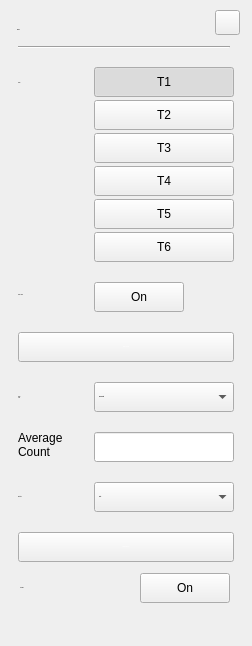
<?xml version="1.0" encoding="UTF-8"?>
<ui version="4.0">
 <class>SA_Dialog_TraceSetup</class>
 <widget class="QWidget" name="SA_Dialog_TraceSetup">
  <property name="geometry">
   <rect>
    <x>0</x>
    <y>0</y>
    <width>252</width>
    <height>646</height>
   </rect>
  </property>
  <property name="windowTitle">
   <string>Form</string>
  </property>
  <property name="styleSheet">
   <string notr="true">#pb_T1,
#pb_T2,
#pb_T3,
#pb_T4,
#pb_T5,
#pb_T6
{
	font:75 13px &quot;Arial&quot;;
	font-weight:bold;
	text-align:left;
	padding-left:10px;
	color:rgb(131, 131, 131);
	border-style:flat;
}
#pb_T1:checked,
#pb_T2:checked,
#pb_T3:checked,
#pb_T4:checked,
#pb_T5:checked,
#pb_T6:checked
{
	color:rgb(87, 87, 87);
}
#widget
{
	background-color:rgba(211,211,211,0.9);
}
#widget&gt;QLabel
{
	font: 75 13px &quot;Arial&quot;;
	color:rgba(46,46,46,1);
}
#widget&gt;#lblTitle
{
	font: 75 20px &quot;Arial&quot;;
	color:rgba(46,46,46,1);
	line-height:23px;
	font-weight:bold;
}
#pb_cancel
{
border-style:flat;
background-color:rgba(0,0,0,0);
background-image: url(:/sa/image/btn_close_normal.png);
}
#pb_cancel:pressed
{
background-image: url(:/sa/image/btn_close_click.png);
}

#line
{
	background-color:rgba(46,46,46,1);
}
QComboBox
{
	font: 75 13px &quot;Arial&quot;;
	font-weight:bold;
	color:rgba(162, 115, 0, 1);
	padding:8px 23px 7px 7px;
	combobox-popup: 0;
	border-style:flat;
	background-image: url(:/sa/image/dropdown_normal.png);
}
QComboBox:focus
{
	background-image: url(:/sa/image/dropdown_click.png);
	
}

QComboBox::drop-down {
width:5px;	
border-style:flat;
}


QComboBox QAbstractItemView{
   font: 75 14px &quot;Arial&quot;;
	color:rgba(0, 0, 0, 1);
	background:rgba(255,255,255,1);
 	outline:0px;
	border-style:solid;
	border-color:rgba(151, 151, 151, 1);
	border-width:1px;
}
QAbstractItemView::item{
	padding-left:8px;
	width:140px;
	height:32px;
	border-style:flat;
}

QComboBox QAbstractItemView::item:selected
{
 	color:rgba(240, 179, 29, 1); 
}

#pb_toggle,
#pb_toggle_Ave
{
	background-color:rgba(0,0,0,0);
	font: 75 13px &quot;Arial&quot;;
	font-weight:bold;
	padding:7px 17px 6px 36px;
	color:rgba(123, 123, 123, 1);
	border-image: url(:/sa/image/toggle_off.png);
}
#pb_toggle:checked,
#pb_toggle_Ave:checked
{
	padding:7px 44px 6px 25px;
	color:rgba(87, 87, 87, 1);
	border-image: url(:/sa/image/toggle_on.png);
}
SA_LineEdit
{
	color:rgba(162, 115, 0,1);
	padding:8px 8px 7px 7px ;
	font: 75 13px &quot;Arial&quot;;
	font-weight:bold;
}
SA_LineEdit:disable
{
	color:rgba(133,133,133,0.6);
}
SA_LineEdit:focus
{
	outline: none;
	border:2px solid rgba(162,115,0,1);
}
#pb_traceAllOn,
#pb_clearall
{	
	font: 75 13px &quot;Arial&quot;;
	color:rgb(255,255,255);
	border-style:flat;
	background-image: url(:/sa/image/btn_w216_nor.png);
}
#pb_traceAllOn:pressed,
#pb_clearall:pressed
{	
	
	background-image: url(:/sa/image/btn_w216_click.png);
}

/*******************indoor**********************/
#SA_Dialog_TraceSetup[status = &quot;indoor&quot;]  #pb_T1,
#SA_Dialog_TraceSetup[status = &quot;indoor&quot;]  #pb_T2,
#SA_Dialog_TraceSetup[status = &quot;indoor&quot;]  #pb_T3,
#SA_Dialog_TraceSetup[status = &quot;indoor&quot;]  #pb_T4,
#SA_Dialog_TraceSetup[status = &quot;indoor&quot;]  #pb_T5,
#SA_Dialog_TraceSetup[status = &quot;indoor&quot;]  #pb_T6
{
	color:rgb(131, 131, 131);
	background-image: url(:/sa/image/btn_mkr_nor.png);
}

#SA_Dialog_TraceSetup[status = &quot;indoor&quot;]  #pb_T1:checked,
#SA_Dialog_TraceSetup[status = &quot;indoor&quot;]  #pb_T2:checked,
#SA_Dialog_TraceSetup[status = &quot;indoor&quot;]  #pb_T3:checked,
#SA_Dialog_TraceSetup[status = &quot;indoor&quot;]  #pb_T4:checked,
#SA_Dialog_TraceSetup[status = &quot;indoor&quot;]  #pb_T5:checked,
#SA_Dialog_TraceSetup[status = &quot;indoor&quot;]  #pb_T6:checked
{
	color:rgb(87, 87, 87);
	background-image: url(:/sa/image/btn_mkr_click.png);
}
#SA_Dialog_TraceSetup[status = &quot;indoor&quot;]  #widget
{
	background-color:rgba(211,211,211,0.9);
}
#SA_Dialog_TraceSetup[status = &quot;indoor&quot;]  #widget&gt;QLabel
{
	color:rgba(46,46,46,1);
}
#SA_Dialog_TraceSetup[status = &quot;indoor&quot;]  #widget&gt;#lblTitle
{
	color:rgba(46,46,46,1);
}
#SA_Dialog_TraceSetup[status = &quot;indoor&quot;]  #pb_cancel
{
	background-color:rgba(0,0,0,0);
	background-image: url(:/sa/image/btn_close_normal.png);
}
#SA_Dialog_TraceSetup[status = &quot;indoor&quot;]  #pb_cancel:pressed
{
	background-image: url(:/sa/image/btn_close_click.png);
}

#SA_Dialog_TraceSetup[status = &quot;indoor&quot;]  #line
{
	background-color:rgba(46,46,46,1);
}
#SA_Dialog_TraceSetup[status = &quot;indoor&quot;]  QComboBox
{
	color:rgba(162, 115, 0, 1);
	background-image: url(:/sa/image/dropdown_normal.png);
}
#SA_Dialog_TraceSetup[status = &quot;indoor&quot;]  QComboBox:focus
{
	background-image: url(:/sa/image/dropdown_click.png);
}

#SA_Dialog_TraceSetup[status = &quot;indoor&quot;]  QComboBox QAbstractItemView
{
	color:rgba(0, 0, 0, 1);
	background:rgba(255,255,255,1);
	border-color:rgba(151, 151, 151, 1);
}

#SA_Dialog_TraceSetup[status = &quot;indoor&quot;]  QComboBox QAbstractItemView::item:selected
{
 	color:rgba(240, 179, 29, 1); 
}

#SA_Dialog_TraceSetup[status = &quot;indoor&quot;]  #pb_toggle,
#SA_Dialog_TraceSetup[status = &quot;indoor&quot;]  #pb_toggle_Ave
{
	background-color:rgba(0,0,0,0);
	color:rgba(123, 123, 123, 1);
	border-image: url(:/sa/image/toggle_off.png);
}

#SA_Dialog_TraceSetup[status = &quot;indoor&quot;]  #pb_toggle:checked,
#SA_Dialog_TraceSetup[status = &quot;indoor&quot;]  #pb_toggle_Ave:checked
{
	color:rgba(87, 87, 87, 1);
	border-image: url(:/sa/image/toggle_on.png);
}

#SA_Dialog_TraceSetup[status = &quot;indoor&quot;]  SA_LineEdit
{
	color:rgba(162, 115, 0,1);
}
#SA_Dialog_TraceSetup[status = &quot;indoor&quot;]  SA_LineEdit:disable
{
	color:rgba(133,133,133,0.6);
}
#SA_Dialog_TraceSetup[status = &quot;indoor&quot;]  SA_LineEdit:focus
{
	border:2px solid rgba(162,115,0,1);
}
#SA_Dialog_TraceSetup[status = &quot;indoor&quot;]  #pb_traceAllOn,
#SA_Dialog_TraceSetup[status = &quot;indoor&quot;]  #pb_clearall
{	
	color:rgb(255,255,255);
	background-image: url(:/sa/image/btn_w216_nor.png);
}

#SA_Dialog_TraceSetup[status = &quot;indoor&quot;]  #pb_traceAllOn:pressed,
#SA_Dialog_TraceSetup[status = &quot;indoor&quot;]  #pb_clearall:pressed
{	
	
	background-image: url(:/sa/image/btn_w216_click.png);
}

/*******************outdoor**********************/
#SA_Dialog_TraceSetup[status = &quot;outdoor&quot;]  #pb_T1,
#SA_Dialog_TraceSetup[status = &quot;outdoor&quot;]  #pb_T2,
#SA_Dialog_TraceSetup[status = &quot;outdoor&quot;]  #pb_T3,
#SA_Dialog_TraceSetup[status = &quot;outdoor&quot;]  #pb_T4,
#SA_Dialog_TraceSetup[status = &quot;outdoor&quot;]  #pb_T5,
#SA_Dialog_TraceSetup[status = &quot;outdoor&quot;]  #pb_T6
{
	color:rgb(131, 131, 131);
	background-image: url(:/sa/image/btn_mkr_nor.png);
}

#SA_Dialog_TraceSetup[status = &quot;outdoor&quot;]  #pb_T1:checked,
#SA_Dialog_TraceSetup[status = &quot;outdoor&quot;]  #pb_T2:checked,
#SA_Dialog_TraceSetup[status = &quot;outdoor&quot;]  #pb_T3:checked,
#SA_Dialog_TraceSetup[status = &quot;outdoor&quot;]  #pb_T4:checked,
#SA_Dialog_TraceSetup[status = &quot;outdoor&quot;]  #pb_T5:checked,
#SA_Dialog_TraceSetup[status = &quot;outdoor&quot;]  #pb_T6:checked
{
	color:rgb(87, 87, 87);
	background-image: url(:/sa/image/btn_mkr_click.png);
}
#SA_Dialog_TraceSetup[status = &quot;outdoor&quot;]  #widget
{
	background-color:rgba(211,211,211,0.9);
}
#SA_Dialog_TraceSetup[status = &quot;outdoor&quot;]  #widget&gt;QLabel
{
	color:rgba(46,46,46,1);
}
#SA_Dialog_TraceSetup[status = &quot;outdoor&quot;]  #widget&gt;#lblTitle
{
	color:rgba(46,46,46,1);
}
#SA_Dialog_TraceSetup[status = &quot;outdoor&quot;]  #pb_cancel
{
	background-color:rgba(0,0,0,0);
	background-image: url(:/sa/image/btn_close_normal.png);
}
#SA_Dialog_TraceSetup[status = &quot;outdoor&quot;]  #pb_cancel:pressed
{
	background-image: url(:/sa/image/btn_close_click.png);
}

#SA_Dialog_TraceSetup[status = &quot;outdoor&quot;]  #line
{
	background-color:rgba(46,46,46,1);
}
#SA_Dialog_TraceSetup[status = &quot;outdoor&quot;]  QComboBox
{
	color:rgba(162, 115, 0, 1);
	background-image: url(:/sa/image/dropdown_normal.png);
}
#SA_Dialog_TraceSetup[status = &quot;outdoor&quot;]  QComboBox:focus
{
	background-image: url(:/sa/image/dropdown_click.png);
}

#SA_Dialog_TraceSetup[status = &quot;outdoor&quot;]  QComboBox QAbstractItemView
{
	color:rgba(0, 0, 0, 1);
	background:rgba(255,255,255,1);
	border-color:rgba(151, 151, 151, 1);
}

#SA_Dialog_TraceSetup[status = &quot;outdoor&quot;]  QComboBox QAbstractItemView::item:selected
{
 	color:rgba(240, 179, 29, 1); 
}

#SA_Dialog_TraceSetup[status = &quot;outdoor&quot;]  #pb_toggle,
#SA_Dialog_TraceSetup[status = &quot;outdoor&quot;]  #pb_toggle_Ave
{
	background-color:rgba(0,0,0,0);
	color:rgba(123, 123, 123, 1);
	border-image: url(:/sa/image/toggle_off.png);
}

#SA_Dialog_TraceSetup[status = &quot;outdoor&quot;]  #pb_toggle:checked,
#SA_Dialog_TraceSetup[status = &quot;outdoor&quot;]  #pb_toggle_Ave:checked
{
	color:rgba(87, 87, 87, 1);
	border-image: url(:/sa/image/toggle_on.png);
}

#SA_Dialog_TraceSetup[status = &quot;outdoor&quot;]  SA_LineEdit
{
	color:rgba(162, 115, 0,1);
}
#SA_Dialog_TraceSetup[status = &quot;outdoor&quot;]  SA_LineEdit:disable
{
	color:rgba(133,133,133,0.6);
}
#SA_Dialog_TraceSetup[status = &quot;outdoor&quot;]  SA_LineEdit:focus
{
	border:2px solid rgba(162,115,0,1);
}
#SA_Dialog_TraceSetup[status = &quot;outdoor&quot;]  #pb_traceAllOn,
#SA_Dialog_TraceSetup[status = &quot;outdoor&quot;]  #pb_clearall
{	
	color:rgb(255,255,255);
	background-image: url(:/sa/image/btn_w216_nor.png);
}

#SA_Dialog_TraceSetup[status = &quot;outdoor&quot;]  #pb_traceAllOn:pressed,
#SA_Dialog_TraceSetup[status = &quot;outdoor&quot;]  #pb_clearall:pressed
{	
	
	background-image: url(:/sa/image/btn_w216_click.png);
}

/*******************night**********************/
#SA_Dialog_TraceSetup[status = &quot;night&quot;]  #pb_T1,
#SA_Dialog_TraceSetup[status = &quot;night&quot;]  #pb_T2,
#SA_Dialog_TraceSetup[status = &quot;night&quot;]  #pb_T3,
#SA_Dialog_TraceSetup[status = &quot;night&quot;]  #pb_T4,
#SA_Dialog_TraceSetup[status = &quot;night&quot;]  #pb_T5,
#SA_Dialog_TraceSetup[status = &quot;night&quot;]  #pb_T6
{
	color:rgb(131, 131, 131);
   background-color:rgb(74,65,50);
}

#SA_Dialog_TraceSetup[status = &quot;night&quot;]  #pb_T1:checked,
#SA_Dialog_TraceSetup[status = &quot;night&quot;]  #pb_T2:checked,
#SA_Dialog_TraceSetup[status = &quot;night&quot;]  #pb_T3:checked,
#SA_Dialog_TraceSetup[status = &quot;night&quot;]  #pb_T4:checked,
#SA_Dialog_TraceSetup[status = &quot;night&quot;]  #pb_T5:checked,
#SA_Dialog_TraceSetup[status = &quot;night&quot;]  #pb_T6:checked
{
	color:rgb(87, 87, 87);
	background-color:rgb(251,155,0);
}
#SA_Dialog_TraceSetup[status = &quot;night&quot;]  #widget
{
	background-color:rgba(208,182,139,0.9);
}
#SA_Dialog_TraceSetup[status = &quot;night&quot;]  #widget&gt;QLabel
{
	color:rgba(46,46,46,1);
}
#SA_Dialog_TraceSetup[status = &quot;night&quot;]  #widget&gt;#lblTitle
{
	color:rgba(46,46,46,1);
}
#SA_Dialog_TraceSetup[status = &quot;night&quot;]  #pb_cancel
{
	background-color:rgba(0,0,0,0);
	border-image: url(:/sa/image/night/btn_close_normal.png);
}
#SA_Dialog_TraceSetup[status = &quot;night&quot;]  #pb_cancel:pressed
{
	border-image: url(:/sa/image/night/btn_close_click.png);
}

#SA_Dialog_TraceSetup[status = &quot;night&quot;]  #line
{
	background-color:rgba(46,46,46,1);
}
#SA_Dialog_TraceSetup[status = &quot;night&quot;]  QComboBox
{
	background-color: rgba(251,220,167,0.60);
	color:rgba(159,98,0,1);
	background-image: url(:/sa/image/night/dropdown_normal.png);
}
#SA_Dialog_TraceSetup[status = &quot;night&quot;]  QComboBox:focus
{
	background-image: url(:/sa/image/night/dropdown_click.png);
}

#SA_Dialog_TraceSetup[status = &quot;night&quot;]  QComboBox QAbstractItemView
{
	color:rgba(0, 0, 0, 1);
	background-color: #FBDBA7;
	border-color:rgba(151, 151, 151, 1);
}

#SA_Dialog_TraceSetup[status = &quot;night&quot;]  QComboBox QAbstractItemView::item:selected
{
		color:rgba(159,98,0,1);
}

#SA_Dialog_TraceSetup[status = &quot;night&quot;]  #pb_toggle,
#SA_Dialog_TraceSetup[status = &quot;night&quot;]  #pb_toggle_Ave
{
	background-color:rgba(0,0,0,0);
	color:rgba(121,106,80,1);
	border-image: url(:/sa/image/night/toggle_off.png);
}

#SA_Dialog_TraceSetup[status = &quot;night&quot;]  #pb_toggle:checked,
#SA_Dialog_TraceSetup[status = &quot;night&quot;]  #pb_toggle_Ave:checked
{
	color:rgba(87, 87, 87, 1);
	border-image: url(:/sa/image/night/toggle_on.png);
}

#SA_Dialog_TraceSetup[status = &quot;night&quot;]  SA_LineEdit
{
		background-color: rgba(251,219,167,0.6);
		color:rgba(159,98,0,1);
}
#SA_Dialog_TraceSetup[status = &quot;night&quot;]  SA_LineEdit:disable
{
		background-color: rgba(130,114,87,0.60);
}
#SA_Dialog_TraceSetup[status = &quot;night&quot;]  SA_LineEdit:focus
{
	border:2px solid rgba(162,115,0,1);
}
#SA_Dialog_TraceSetup[status = &quot;night&quot;]  #pb_traceAllOn,
#SA_Dialog_TraceSetup[status = &quot;night&quot;]  #pb_clearall
{	
	color:rgba(251,219,167,1);
	background-image: url(:/sa/image/btn_w216_nor.png);
}

#SA_Dialog_TraceSetup[status = &quot;night&quot;]  #pb_traceAllOn:pressed,
#SA_Dialog_TraceSetup[status = &quot;night&quot;]  #pb_clearall:pressed
{	
	
	background-image: url(:/sa/image/btn_w216_click.png);
}</string>
  </property>
  <property name="status" stdset="0">
   <string>night</string>
  </property>
  <widget class="QWidget" name="widget" native="true">
   <property name="geometry">
    <rect>
     <x>0</x>
     <y>0</y>
     <width>252</width>
     <height>646</height>
    </rect>
   </property>
   <property name="font">
    <font>
     <weight>50</weight>
     <bold>false</bold>
    </font>
   </property>
   <property name="styleSheet">
    <string notr="true"/>
   </property>
   <widget class="QPushButton" name="pb_cancel">
    <property name="geometry">
     <rect>
      <x>215</x>
      <y>10</y>
      <width>25</width>
      <height>25</height>
     </rect>
    </property>
    <property name="text">
     <string/>
    </property>
    <property name="checkable">
     <bool>false</bool>
    </property>
   </widget>
   <widget class="QLabel" name="lblTitle">
    <property name="geometry">
     <rect>
      <x>17</x>
      <y>19</y>
      <width>98</width>
      <height>22</height>
     </rect>
    </property>
    <property name="font">
     <font>
      <family>Arial</family>
      <pointsize>-1</pointsize>
      <weight>75</weight>
      <italic>false</italic>
      <bold>true</bold>
     </font>
    </property>
    <property name="text">
     <string>Trace  </string>
    </property>
   </widget>
   <widget class="Line" name="line">
    <property name="geometry">
     <rect>
      <x>18</x>
      <y>46</y>
      <width>212</width>
      <height>2</height>
     </rect>
    </property>
    <property name="orientation">
     <enum>Qt::Horizontal</enum>
    </property>
   </widget>
   <widget class="QLabel" name="lblTraceType">
    <property name="geometry">
     <rect>
      <x>18</x>
      <y>382</y>
      <width>71</width>
      <height>30</height>
     </rect>
    </property>
    <property name="font">
     <font>
      <family>Arial</family>
      <pointsize>-1</pointsize>
      <weight>9</weight>
      <italic>false</italic>
      <bold>false</bold>
     </font>
    </property>
    <property name="text">
     <string>Trace
Type</string>
    </property>
   </widget>
   <widget class="QLabel" name="lblDete">
    <property name="geometry">
     <rect>
      <x>18</x>
      <y>482</y>
      <width>71</width>
      <height>30</height>
     </rect>
    </property>
    <property name="font">
     <font>
      <family>Arial</family>
      <pointsize>-1</pointsize>
      <weight>9</weight>
      <italic>false</italic>
      <bold>false</bold>
     </font>
    </property>
    <property name="text">
     <string>Detector</string>
    </property>
   </widget>
   <widget class="SA_Combobox" name="TR_Type">
    <property name="geometry">
     <rect>
      <x>94</x>
      <y>382</y>
      <width>140</width>
      <height>30</height>
     </rect>
    </property>
    <property name="font">
     <font>
      <family>Arial</family>
      <pointsize>-1</pointsize>
      <weight>75</weight>
      <italic>false</italic>
      <bold>true</bold>
     </font>
    </property>
    <property name="styleSheet">
     <string notr="true"/>
    </property>
    <property name="editable">
     <bool>false</bool>
    </property>
    <property name="duplicatesEnabled">
     <bool>false</bool>
    </property>
    <property name="frame">
     <bool>true</bool>
    </property>
    <item>
     <property name="text">
      <string>Clear Write</string>
     </property>
    </item>
    <item>
     <property name="text">
      <string>Max Hold</string>
     </property>
    </item>
    <item>
     <property name="text">
      <string>Min Hold</string>
     </property>
    </item>
    <item>
     <property name="text">
      <string>View</string>
     </property>
    </item>
    <item>
     <property name="text">
      <string>Average</string>
     </property>
    </item>
   </widget>
   <widget class="QPushButton" name="pb_toggle">
    <property name="geometry">
     <rect>
      <x>94</x>
      <y>282</y>
      <width>90</width>
      <height>30</height>
     </rect>
    </property>
    <property name="focusPolicy">
     <enum>Qt::NoFocus</enum>
    </property>
    <property name="styleSheet">
     <string notr="true"/>
    </property>
    <property name="text">
     <string>On</string>
    </property>
    <property name="checkable">
     <bool>true</bool>
    </property>
   </widget>
   <widget class="QLabel" name="lblTrace">
    <property name="geometry">
     <rect>
      <x>18</x>
      <y>75</y>
      <width>71</width>
      <height>15</height>
     </rect>
    </property>
    <property name="font">
     <font>
      <family>Arial</family>
      <pointsize>-1</pointsize>
      <weight>9</weight>
      <italic>false</italic>
      <bold>false</bold>
     </font>
    </property>
    <property name="text">
     <string>Trace</string>
    </property>
   </widget>
   <widget class="QPushButton" name="pb_T1">
    <property name="geometry">
     <rect>
      <x>94</x>
      <y>67</y>
      <width>140</width>
      <height>30</height>
     </rect>
    </property>
    <property name="focusPolicy">
     <enum>Qt::NoFocus</enum>
    </property>
    <property name="text">
     <string>T1</string>
    </property>
    <property name="checkable">
     <bool>true</bool>
    </property>
    <property name="checked">
     <bool>true</bool>
    </property>
   </widget>
   <widget class="QPushButton" name="pb_T2">
    <property name="geometry">
     <rect>
      <x>94</x>
      <y>100</y>
      <width>140</width>
      <height>30</height>
     </rect>
    </property>
    <property name="focusPolicy">
     <enum>Qt::NoFocus</enum>
    </property>
    <property name="text">
     <string>T2</string>
    </property>
    <property name="checkable">
     <bool>true</bool>
    </property>
    <property name="checked">
     <bool>false</bool>
    </property>
   </widget>
   <widget class="QPushButton" name="pb_T3">
    <property name="geometry">
     <rect>
      <x>94</x>
      <y>133</y>
      <width>140</width>
      <height>30</height>
     </rect>
    </property>
    <property name="focusPolicy">
     <enum>Qt::NoFocus</enum>
    </property>
    <property name="text">
     <string>T3</string>
    </property>
    <property name="checkable">
     <bool>true</bool>
    </property>
    <property name="checked">
     <bool>false</bool>
    </property>
   </widget>
   <widget class="QPushButton" name="pb_T5">
    <property name="geometry">
     <rect>
      <x>94</x>
      <y>199</y>
      <width>140</width>
      <height>30</height>
     </rect>
    </property>
    <property name="focusPolicy">
     <enum>Qt::NoFocus</enum>
    </property>
    <property name="text">
     <string>T5</string>
    </property>
    <property name="checkable">
     <bool>true</bool>
    </property>
   </widget>
   <widget class="QPushButton" name="pb_T4">
    <property name="geometry">
     <rect>
      <x>94</x>
      <y>166</y>
      <width>140</width>
      <height>30</height>
     </rect>
    </property>
    <property name="focusPolicy">
     <enum>Qt::NoFocus</enum>
    </property>
    <property name="text">
     <string>T4</string>
    </property>
    <property name="checkable">
     <bool>true</bool>
    </property>
   </widget>
   <widget class="QPushButton" name="pb_T6">
    <property name="geometry">
     <rect>
      <x>94</x>
      <y>232</y>
      <width>140</width>
      <height>30</height>
     </rect>
    </property>
    <property name="focusPolicy">
     <enum>Qt::NoFocus</enum>
    </property>
    <property name="text">
     <string>T6</string>
    </property>
    <property name="checkable">
     <bool>true</bool>
    </property>
   </widget>
   <widget class="SA_Combobox" name="TR_Detector">
    <property name="geometry">
     <rect>
      <x>94</x>
      <y>482</y>
      <width>140</width>
      <height>30</height>
     </rect>
    </property>
    <property name="font">
     <font>
      <family>Arial</family>
      <pointsize>-1</pointsize>
      <weight>75</weight>
      <italic>false</italic>
      <bold>true</bold>
     </font>
    </property>
    <property name="styleSheet">
     <string notr="true"/>
    </property>
    <property name="editable">
     <bool>false</bool>
    </property>
    <property name="maxVisibleItems">
     <number>123</number>
    </property>
    <property name="duplicatesEnabled">
     <bool>false</bool>
    </property>
    <property name="frame">
     <bool>true</bool>
    </property>
    <item>
     <property name="text">
      <string>Auto</string>
     </property>
    </item>
    <item>
     <property name="text">
      <string>Positive Peak</string>
     </property>
    </item>
    <item>
     <property name="text">
      <string>Negative Peak</string>
     </property>
    </item>
    <item>
     <property name="text">
      <string>Sample</string>
     </property>
    </item>
    <item>
     <property name="text">
      <string>Normal</string>
     </property>
    </item>
    <item>
     <property name="text">
      <string>Average Voltage</string>
     </property>
    </item>
    <item>
     <property name="text">
      <string>RMS</string>
     </property>
    </item>
   </widget>
   <widget class="QLabel" name="lblAveCount">
    <property name="geometry">
     <rect>
      <x>18</x>
      <y>432</y>
      <width>71</width>
      <height>25</height>
     </rect>
    </property>
    <property name="text">
     <string>Average
Count</string>
    </property>
   </widget>
   <widget class="SA_LineEdit" name="averageEdit">
    <property name="geometry">
     <rect>
      <x>94</x>
      <y>432</y>
      <width>140</width>
      <height>30</height>
     </rect>
    </property>
    <property name="text">
     <string/>
    </property>
    <property name="readOnly">
     <bool>true</bool>
    </property>
   </widget>
   <widget class="QLabel" name="lblTraceView">
    <property name="geometry">
     <rect>
      <x>18</x>
      <y>280</y>
      <width>71</width>
      <height>30</height>
     </rect>
    </property>
    <property name="font">
     <font>
      <family>Arial</family>
      <pointsize>-1</pointsize>
      <weight>9</weight>
      <italic>false</italic>
      <bold>false</bold>
     </font>
    </property>
    <property name="text">
     <string>Trace View</string>
    </property>
   </widget>
   <widget class="QPushButton" name="pb_clearall">
    <property name="geometry">
     <rect>
      <x>18</x>
      <y>532</y>
      <width>216</width>
      <height>30</height>
     </rect>
    </property>
    <property name="font">
     <font>
      <family>Arial</family>
      <pointsize>-1</pointsize>
      <weight>75</weight>
      <italic>false</italic>
      <bold>true</bold>
     </font>
    </property>
    <property name="focusPolicy">
     <enum>Qt::NoFocus</enum>
    </property>
    <property name="styleSheet">
     <string notr="true">/*******************common**********************/
QPushButton
{
	font: 75 13px &quot;Arial&quot;;
	font-weight:bold;
	color:rgba(255, 255, 255, 1);
	background-image: url(:/sa/image/btn_w216_nor.png);
	text-align:center;
}

QPushButton:pressed
{
	background-image: url(:/sa/image/btn_w216_click.png);
}

/*******************indoor**********************/
#SA_Dialog_TraceSetup[status = &quot;indoor&quot;] QPushButton
{
	color:rgba(255, 255, 255, 1);
	border-image: url(:/sa/image/btn_w216_nor.png);
}
#SA_Dialog_TraceSetup[status = &quot;indoor&quot;] QPushButton:pressed
{
	background-image: url(:/sa/image/btn_w216_click.png);
}

/*******************outdoor**********************/
#SA_Dialog_TraceSetup[status = &quot;outdoor&quot;] QPushButton
{
	color:rgba(0, 0, 0, 1);
	border-image: url(:/sa/image/outdoor/btn_w70_normal.png);
}
#SA_Dialog_TraceSetup[status = &quot;outdoor&quot;] QPushButton:pressed
{
	border-image: url(:/sa/image/outdoor/btn_w216_click.png);
}

/*******************night**********************/
#SA_Dialog_TraceSetup[status = &quot;night&quot;] QPushButton
{
	color: #FBDBA7;
	background-image: url(:/sa/image/btn_w216_nor.png);
}
#SA_Dialog_TraceSetup[status = &quot;night&quot;] QPushButton:pressed
{
	background-image: url(:/sa/image/night/btn_w216_click.png);
}</string>
    </property>
    <property name="text">
     <string>Trace Clear All</string>
    </property>
   </widget>
   <widget class="QPushButton" name="pb_traceAllOn">
    <property name="geometry">
     <rect>
      <x>18</x>
      <y>332</y>
      <width>216</width>
      <height>30</height>
     </rect>
    </property>
    <property name="font">
     <font>
      <family>Arial</family>
      <pointsize>-1</pointsize>
      <weight>75</weight>
      <italic>false</italic>
      <bold>true</bold>
     </font>
    </property>
    <property name="focusPolicy">
     <enum>Qt::NoFocus</enum>
    </property>
    <property name="styleSheet">
     <string notr="true">/*******************common**********************/
QPushButton
{
	font: 75 13px &quot;Arial&quot;;
	font-weight:bold;
	color:rgba(255, 255, 255, 1);
	background-image: url(:/sa/image/btn_w216_nor.png);
	text-align:center;
}

QPushButton:pressed
{
	background-image: url(:/sa/image/btn_w216_click.png);
}

/*******************indoor**********************/
#SA_Dialog_TraceSetup[status = &quot;indoor&quot;] QPushButton
{
	color:rgba(255, 255, 255, 1);
	background-image: url(:/sa/image/btn_w216_nor.png);
}
#SA_Dialog_TraceSetup[status = &quot;indoor&quot;] QPushButton:pressed
{
	background-image: url(:/sa/image/btn_w216_click.png);
}

/*******************outdoor**********************/
#SA_Dialog_TraceSetup[status = &quot;outdoor&quot;] QPushButton
{
	color:rgba(0, 0, 0, 1);
	border-image: url(:/sa/image/outdoor/btn_w70_normal.png);
}
#SA_Dialog_TraceSetup[status = &quot;outdoor&quot;] QPushButton:pressed
{
	border-image: url(:/sa/image/outdoor/btn_w216_click.png);
}

/*******************night**********************/
#SA_Dialog_TraceSetup[status = &quot;night&quot;] QPushButton
{
	color: #FBDBA7;
	background-image: url(:/sa/image/btn_w216_nor.png);
}
#SA_Dialog_TraceSetup[status = &quot;night&quot;] QPushButton:pressed
{
	background-image: url(:/sa/image/night/btn_w216_click.png);
}</string>
    </property>
    <property name="text">
     <string>Trace  All On</string>
    </property>
   </widget>
   <widget class="QPushButton" name="pb_toggle_Ave">
    <property name="geometry">
     <rect>
      <x>140</x>
      <y>573</y>
      <width>90</width>
      <height>30</height>
     </rect>
    </property>
    <property name="focusPolicy">
     <enum>Qt::NoFocus</enum>
    </property>
    <property name="styleSheet">
     <string notr="true"/>
    </property>
    <property name="text">
     <string>On</string>
    </property>
    <property name="checkable">
     <bool>true</bool>
    </property>
   </widget>
   <widget class="QLabel" name="lblAveToggle">
    <property name="geometry">
     <rect>
      <x>20</x>
      <y>573</y>
      <width>71</width>
      <height>30</height>
     </rect>
    </property>
    <property name="font">
     <font>
      <family>Arial</family>
      <pointsize>-1</pointsize>
      <weight>9</weight>
      <italic>false</italic>
      <bold>false</bold>
     </font>
    </property>
    <property name="text">
     <string>Average</string>
    </property>
   </widget>
  </widget>
 </widget>
 <customwidgets>
  <customwidget>
   <class>SA_LineEdit</class>
   <extends>QLineEdit</extends>
   <header location="global">sa_lineedit.h</header>
   <slots>
    <signal>clicked()</signal>
   </slots>
  </customwidget>
  <customwidget>
   <class>SA_Combobox</class>
   <extends>QComboBox</extends>
   <header>sa_combobox.h</header>
   <slots>
    <signal>clicked()</signal>
   </slots>
  </customwidget>
 </customwidgets>
 <tabstops>
  <tabstop>TR_Type</tabstop>
  <tabstop>pb_cancel</tabstop>
  <tabstop>pb_clearall</tabstop>
  <tabstop>pb_toggle</tabstop>
  <tabstop>pb_T1</tabstop>
  <tabstop>pb_T2</tabstop>
  <tabstop>pb_T3</tabstop>
  <tabstop>pb_T5</tabstop>
  <tabstop>pb_T4</tabstop>
  <tabstop>pb_T6</tabstop>
 </tabstops>
 <resources/>
 <connections/>
</ui>
